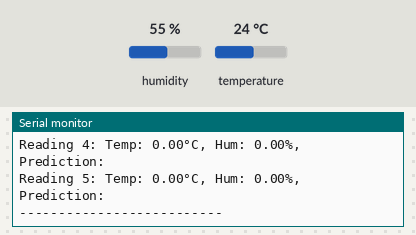
This sketch was run on a simulated Arduino Uno, built with avr-gcc and run on an emulated ATmega328P. Shown: the last lines printed to the serial monitor. The inputs (shaded band) are chosen by the test bench; at power-on: humidity 55 %, temperature 24 °C.

Above: at 3.2 s.
3.3 s: humidity set to 64 %
At 8.2 s:
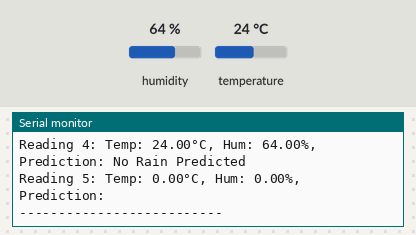
10.0 s: humidity set to 67 %
At 11.4 s:
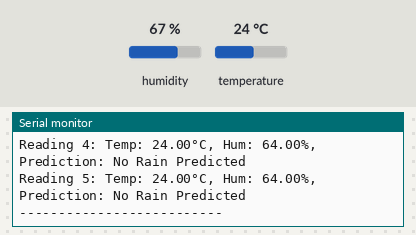
Timing chart, 0 to 13.0 s (numbered marks = the images above; inputs shaded):
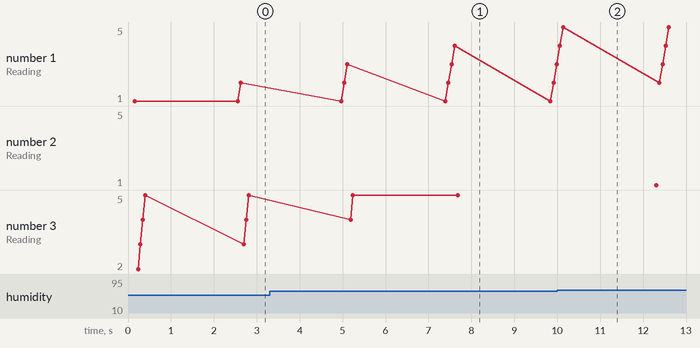

The sketch:

arduinoiot.ino
```cpp
#include <DHT.h>

// Pin and sensor type definitions
#define DHTPIN 2     // Digital pin connected to the DHT sensor
#define DHTTYPE DHT11   // DHT 11

// Initialize the DHT sensor
DHT dht(DHTPIN, DHTTYPE);

const int MAX_READINGS = 5;                // Number of previous outputs to store
float temperatures[MAX_READINGS] = {0};   // Array for temperatures
float humidities[MAX_READINGS] = {0};     // Array for humidities
String rainPredictions[MAX_READINGS];     // Array for rain predictions

int currentIndex = 0;                     // Index for storing current readings

const unsigned long TIMEOUT_INTERVAL = 5000; // 5 seconds timeout
unsigned long lastDataTime = 0;              // Tracks the last successful data read

void setup() {
  Serial.begin(9600);
  Serial.println(F("DHTxx Test with Timeout and Array Storage!"));
  dht.begin();
}

void loop() {
  unsigned long currentMillis = millis();

  // Timeout check
  if (currentMillis - lastDataTime >= TIMEOUT_INTERVAL) {
    Serial.println(F("Timeout: No data received for 5 seconds."));
    lastDataTime = currentMillis; // Reset the timeout timer
  }

  // Read temperature and humidity
  float h = dht.readHumidity();
  float t = dht.readTemperature();  // Celsius

  // Check if any readings failed
  if (isnan(h) || isnan(t)) {
    Serial.println(F("Failed to read from DHT sensor!"));
    delay(2000); // Wait before trying again
    return;
  }

  // If data is valid, reset the timeout and process data
  lastDataTime = millis();

  // Store the current readings in the arrays
  temperatures[currentIndex] = t;
  humidities[currentIndex] = h;

  // Rain prediction logic
  String prediction = (t > 23 && h > 65) ? "Rain Predicted" : "No Rain Predicted";
  rainPredictions[currentIndex] = prediction;

  // Print the current reading
  Serial.println(F("Current Reading:"));
  Serial.print(F("Temperature: "));
  Serial.print(t);
  Serial.print(F("°C, Humidity: "));
  Serial.print(h);
  Serial.print(F("%, Prediction: "));
  Serial.println(prediction);

  // Print the past readings
  Serial.println(F("\nPrevious Readings:"));
  for (int i = 0; i < MAX_READINGS; i++) {
    Serial.print(F("Reading "));
    Serial.print(i + 1);
    Serial.print(F(": Temp: "));
    Serial.print(temperatures[i]);
    Serial.print(F("°C, Hum: "));
    Serial.print(humidities[i]);
    Serial.print(F("%, Prediction: "));
    Serial.println(rainPredictions[i]);
  }
  Serial.println(F("--------------------------"));

  // Update the index for the next reading
  currentIndex = (currentIndex + 1) % MAX_READINGS; // Wrap around to 0 after reaching MAX_READINGS

  // Wait before the next reading
  delay(2000);
}
```

Measured:
- after the input at 3.3 s, the serial monitor: prints a new line after 1.6 s (image 1)
